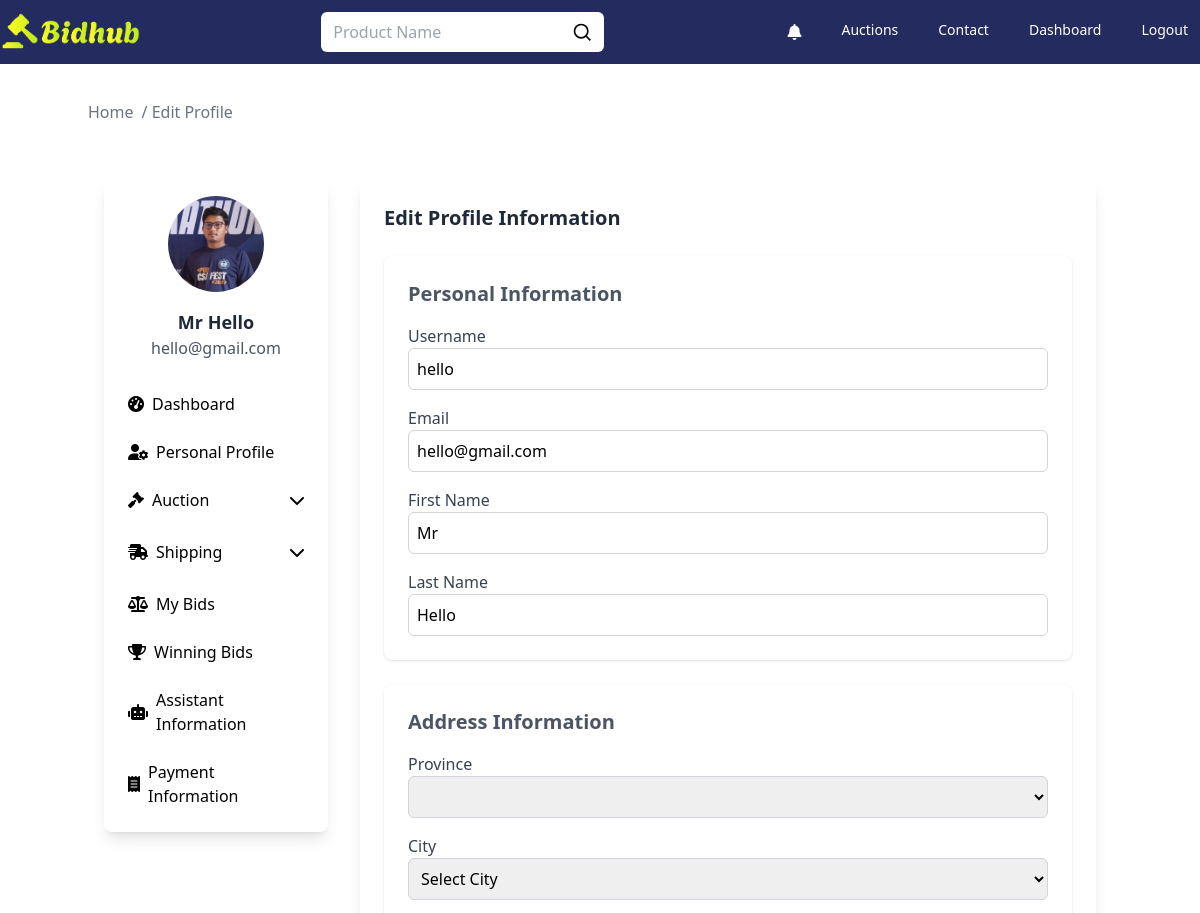
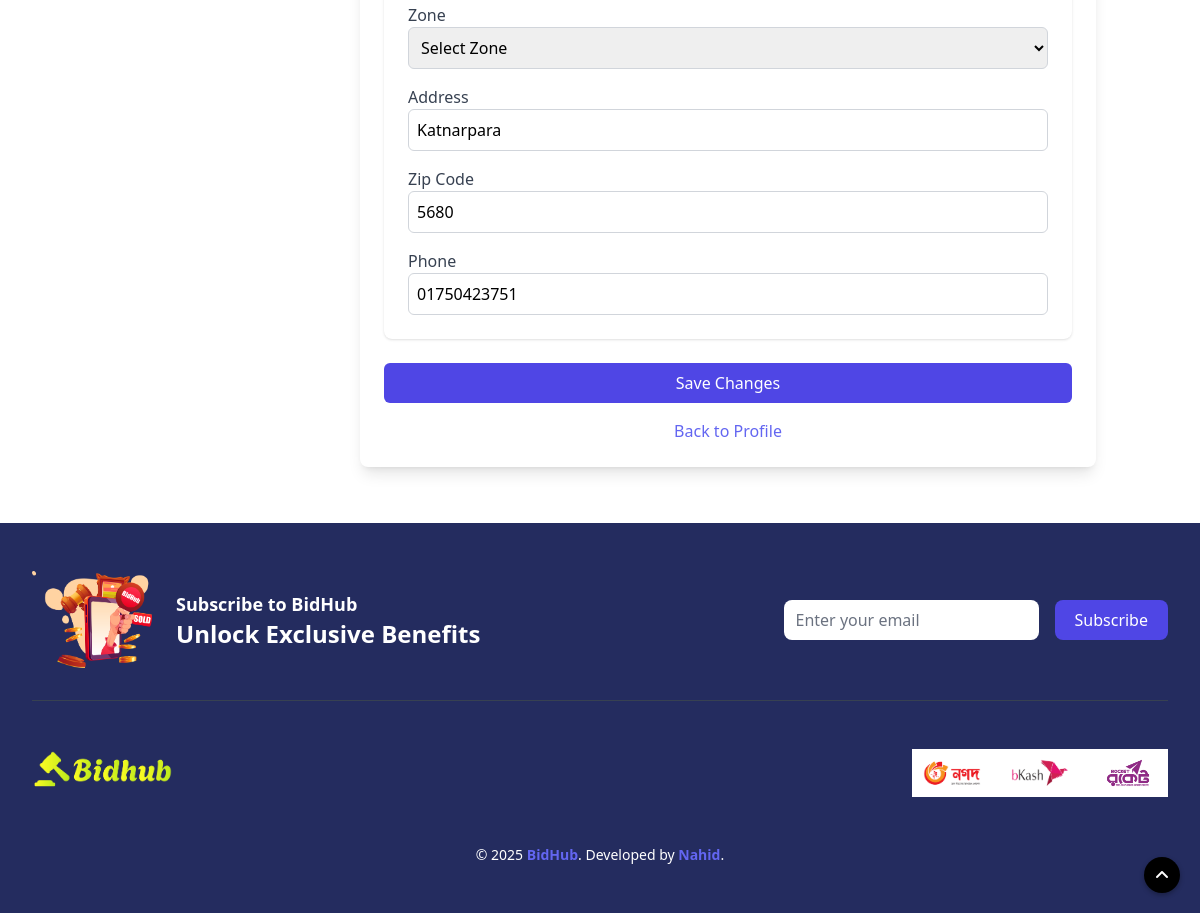
Page /user/profile/edit/ (signed in) on the committed database (2 pictures, top to bottom).
### auctions/models.py (models this page shows, shortened)
class User(AbstractUser):
    profile_picture = models.ImageField(upload_to='profile_pictures', null=True, blank=True)
    email = models.EmailField(_('email address'), unique=True)
    province = models.CharField(max_length=100, blank=True)
    city = models.CharField(max_length=100, blank=True)
    zone = models.CharField(max_length=100, blank=True)
    address = models.TextField(null=True, blank=True)
    zip_code = models.CharField(max_length=20, blank=True)
    phone = models.CharField(max_length=15, blank=True)
    objects = CustomUserManager()
    USERNAME_FIELD = 'username'
    EMAIL_FIELD = 'email'
    REQUIRED_FIELDS = ['email']

### auctions/views.py (the view)
# urls.py: path('user/profile/edit/', views.edit_profile, name='edit_profile'),
@login_required(login_url='login')
def edit_profile(request):
    user = request.user
    user_form = UserProfileForm(instance=user)
    if request.method == 'POST':
        user_form = UserProfileForm(request.POST, request.FILES, instance=user)
        if user_form.is_valid():
            user_form.save()  # Save the updated user data
            messages.success(request, 'Your profile has been updated successfully.')
            return redirect('userProfile')  # Redirect to profile view
    context = {
        'user_form': user_form,
        'profile_picture': user.profile_picture.url if user.profile_picture else None,
        'name': f"{user.first_name} {user.last_name}",
    }
    return render(request, 'edit_profile.html', context)

### auctions/forms.py
class UserProfileForm(forms.ModelForm):
    class Meta:
        model = User
        fields = ['username', 'email', 'first_name', 'last_name',
                  'province', 'city', 'zone', 'address', 'zip_code', 'phone']
    def __init__(self, *args, **kwargs):
        super(UserProfileForm, self).__init__(*args, **kwargs)
        for field in self.fields:
            self.fields[field].required = True

### auctions/templates/edit_profile.html (shortened to what this page needs)
{% extends "layout.html" %}
{% load static %}
{% block body %}
    <div class="max-w-[1280px] w-full m-auto">
        <div class="pt-[100px]">
            <div class="container mx-auto">
                <ul class="flex space-x-2 text-gray-500">
                    <li><a href="/" class="hover:text-blue-500">Home</a></li>
                    <li><span> / Edit Profile</span></li>
                </ul>
            </div>
        </div>
        <section class="my-10">
            <div class="container mx-auto">
                <div class="flex flex-wrap justify-center">
                    {% include "sidebar.html" %}
                    <div class="w-full sm:w-2/3 lg:w-3/4 p-4">
                        <div class="bg-white shadow-lg rounded-lg p-6">
                            <div class="flex justify-between items-center mb-4">
                                <h4 class="text-xl font-semibold text-gray-800">Edit Profile Information</h4>
                            </div>
                            <form method="post" enctype="multipart/form-data" class="space-y-6">
                                <div class="bg-white shadow rounded-lg p-6">
                                    <h2 class="text-xl font-semibold text-gray-600 mb-4">Personal Information</h2>
                                    <div class="space-y-4">
                                        <div>
                                            <label for="id_username" class="block text-gray-700">Username</label>
                                            <input type="text" id="id_username" name="username"
                                                   value="{{ user_form.username.value }}"
                                                   class="border border-gray-300 rounded-md p-2 w-full focus:outline-none focus:ring focus:ring-indigo-200"/>
                                        </div>
                                        <div>
                                            <label for="id_email" class="block text-gray-700">Email</label>
                                            <input type="email" id="id_email" name="email"
                                                   value="{{ user_form.email.value }}"
                                                   class="border border-gray-300 rounded-md p-2 w-full focus:outline-none focus:ring focus:ring-indigo-200"/>
                                        </div>
                                        <div>
                                            <label for="id_first_name" class="block text-gray-700">First Name</label>
                                            <input type="text" id="id_first_name" name="first_name"
                                                   value="{{ user_form.first_name.value }}"
                                                   class="border border-gray-300 rounded-md p-2 w-full focus:outline-none focus:ring focus:ring-indigo-200"/>
                                        </div>
                                        <div>
                                            <label for="id_last_name" class="block text-gray-700">Last Name</label>
                                            <input type="text" id="id_last_name" name="last_name"
                                                   value="{{ user_form.last_name.value }}"
                                                   class="border border-gray-300 rounded-md p-2 w-full focus:outline-none focus:ring focus:ring-indigo-200"/>
                                        </div>
                                    </div>
                                </div>
                                <div class="bg-white shadow rounded-lg p-6">
                                    <h2 class="text-xl font-semibold text-gray-600 mb-4">Address Information</h2>
                                    <div class="space-y-4">
                                        <div>
                                            <label for="id_province" class="block text-gray-700">Province</label>
                                            <select id="id_province" name="province"
                                                    class="border border-gray-300 rounded-md p-2 w-full focus:outline-none focus:ring focus:ring-indigo-200"
                                                    onchange="fetchCities(this.value)">
                                                <option value="{{ user_form.province.value }}" selected></option>
                                            </select>
                                        </div>
                                        <div>
                                            <label for="id_city" class="block text-gray-700">City</label>
                                            <select id="id_city" name="city"
                                                    class="border border-gray-300 rounded-md p-2 w-full focus:outline-none focus:ring focus:ring-indigo-200"
                                                    onchange="fetchZones(this.value)">
                                                <option value="">Select City</option>
                                            </select>
                                        </div>
                                        <div>
                                            <label for="id_zone" class="block text-gray-700">Zone</label>
                                            <select id="id_zone" name="zone"
                                                    class="border border-gray-300 rounded-md p-2 w-full focus:outline-none focus:ring focus:ring-indigo-200">
                                                <option value="">Select Zone</option>
                                            </select>
                                        </div>
                                        <div>
                                            <label for="id_address" class="block text-gray-700">Address</label>
                                            <input type="text" id="id_address" name="address"
                                                   value="{{ user_form.address.value }}"
                                                   class="border border-gray-300 rounded-md p-2 w-full focus:outline-none focus:ring focus:ring-indigo-200"/>
                                        </div>
                                        <div>
                                            <label for="id_zip_code" class="block text-gray-700">Zip Code</label>
                                            <input type="text" id="id_zip_code" name="zip_code"
                                                   value="{{ user_form.zip_code.value }}"
                                                   class="border border-gray-300 rounded-md p-2 w-full focus:outline-none focus:ring focus:ring-indigo-200"/>
                                        </div>
                                        <div>
                                            <label for="id_phone" class="block text-gray-700">Phone</label>
                                            <input type="text" id="id_phone" name="phone"
                                                   value="{{ user_form.phone.value }}"
                                                   class="border border-gray-300 rounded-md p-2 w-full focus:outline-none focus:ring focus:ring-indigo-200"/>
                                        </div>
                                    </div>
                                </div>
                                <div class="text-center mt-6">
                                    <button type="submit"
                                            class="w-full bg-indigo-600 text-white py-2 px-4 rounded-md hover:bg-indigo-700 transition duration-200">
                                        Save Changes
                                    </button>
                                </div>
                            </form>
                            <div class="text-center mt-4">
                                <a href="{% url 'userProfile' %}" class="text-indigo-500 hover:underline">Back to
                                    Profile</a>
                            </div>
                        </div>
                    </div>
                </div>
            </div>
        </section>
    </div>
{% endblock %}

### auctions/templates/sidebar.html (shortened to what this page needs)
{% load static %}
{% block body %}
    {% url 'userProfile' as user_profile_url %}
    {% url 'userDashboard' as user_dashboard_url %}
    {% url 'myAuction' as my_auction_url %}
    {% url 'userBids' as user_bids_url %}
    {% url 'userWinBids' as user_win_bids_url %}
    {% url 'paymentInformation' as payment_info_url %}
    {% url 'create' as create_auction_url %}
    {% url 'assistant_info' as assistant_info %}
    {% url 'shipping_to' as shipping_to %}
    {% url 'shipping_from' as shipping_from %}
    <div class="w-full sm:w-1/3 lg:w-1/4 p-4">
        <div class="bg-white shadow-lg rounded-lg p-4 sticky top-20">
            <div class="flex flex-col items-center">
                <div class="relative w-24 h-24 rounded-full overflow-hidden">
                    <form id="profile-pic-form" method="post" enctype="multipart/form-data">
                        <img id="profile-pic-preview" class="object-cover w-[100px] h-[100px]"
                             src="{% if profile_picture %}{{ profile_picture }}{% else %}{% static 'images/men.png' %}{% endif %}"
                             alt="{{ username }}">
                    </form>
                </div>
                <h5 class="mt-4 text-lg font-semibold text-gray-800">
                    {% if name %}{{ name }}{% else %}None{% endif %}
                </h5>
                <span class="text-gray-600">{{ user.email }}</span>
            </div>
            <ul class="mt-6 space-y-2">
                <li>
                    <a href="{{ user_dashboard_url }}"
                       class="flex items-center p-2 rounded w-full {% if request.path == user_dashboard_url %}bg-[#242c5f] text-white{% else %}text-black hover:bg-[#242c5f] hover:text-white{% endif %}">
                        <i class="fas fa-tachometer-alt mr-2"></i> Dashboard
                    </a>
                </li>
                <li>
                    <a href="{{ user_profile_url }}"
                       class="flex items-center p-2 rounded w-full {% if request.path == user_profile_url %}bg-[#242c5f] text-white{% else %}text-black hover:bg-[#242c5f] hover:text-white{% endif %}">
                        <i class="fas fa-user-cog mr-2"></i> Personal Profile
                    </a>
                </li>
                <li class="w-full">
                    <button onclick="toggleMenu('auction-menu', 'chevron-icon')"
                            class="flex items-center justify-between p-2 rounded w-full text-black hover:bg-[#242c5f] hover:text-white transition-colors"
                            data-url="{{ create_auction_url }}">
                        <span class="flex items-center">
                            <i class="fas fa-gavel mr-2"></i> Auction
                        </span>
                        <i id="chevron-icon" class="fas fa-chevron-down transition-transform duration-300"></i>
                    </button>
                </li>
                <li class="w-full">
                    <button onclick="toggleMenu('shipping-menu', 'shipping-chevron')"
                            class="flex items-center justify-between p-2 rounded w-full text-black hover:bg-[#242c5f] hover:text-white transition-colors"
                            data-url="{{ shipping_from }}">
                        <span class="flex items-center">
                            <i class="fa-solid fa-truck-fast mr-2"></i> Shipping
                        </span>
                        <i id="chevron-icon" class="fas fa-chevron-down transition-transform duration-300"></i>
                    </button>
                </li>
                <li>
                    <a href="{{ user_bids_url }}"
                       class="flex items-center p-2 rounded w-full {% if request.path == user_bids_url %}bg-[#242c5f] text-white{% else %}text-black hover:bg-[#242c5f] hover:text-white{% endif %}">
                        <i class="fas fa-balance-scale mr-2"></i> My Bids
                    </a>
                </li>
                <li>
                    <a href="{{ user_win_bids_url }}"
                       class="flex items-center p-2 rounded w-full {% if request.path == user_win_bids_url %}bg-[#242c5f] text-white{% else %}text-black hover:bg-[#242c5f] hover:text-white{% endif %}">
                        <i class="fas fa-trophy mr-2"></i> Winning Bids
                    </a>
                </li>
                <li>
                    <a href="{{ assistant_info }}"
                       class="flex items-center p-2 rounded w-full {% if request.path == assistant_info %}bg-[#242c5f] text-white{% else %}text-black hover:bg-[#242c5f] hover:text-white{% endif %}">
                        <i class="fa-solid fa-robot mr-2"></i> Assistant Information
                    </a>
                </li>
                <li>
                    <a href="{{ payment_info_url }}"
                       class="flex items-center p-2 rounded w-full {% if request.path == payment_info_url %}bg-[#242c5f] text-white{% else %}text-black hover:bg-[#242c5f] hover:text-white{% endif %}">
                        <i class="fas fa-receipt mr-2"></i> Payment Information
                    </a>
                </li>
            </ul>
        </div>
    </div>
{% endblock %}

### rows in the picture
User: email "hello@gmail.com", username "hello", first_name "Mr", last_name "Hello", address "Katnarpara", zip_code "5680", phone "01750423751"

### other values in the picture
{{ name }} "Mr Hello"
